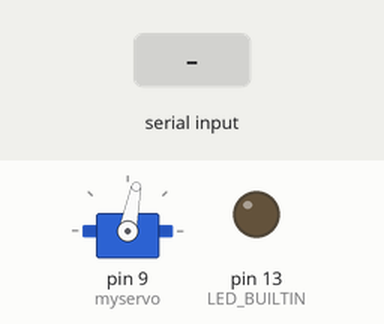
A sketch run on a simulated Arduino Uno, built with avr-gcc and run on an emulated ATmega328P. Parts: servo, output pins drawn as LEDs (lit = HIGH). The test bench sets the inputs (shaded band). What the sketch prints to the serial monitor is not drawn.

Above: at 1.2 s.
1.3 s: "30,150\n" received over Serial
At 1.8 s:
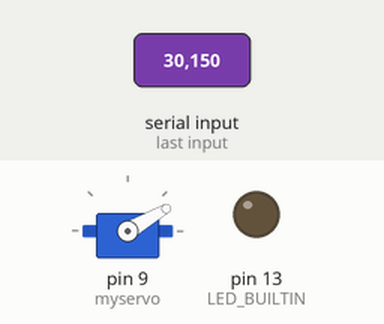
4.3 s: "200\n" received over Serial
At 6.87 s:
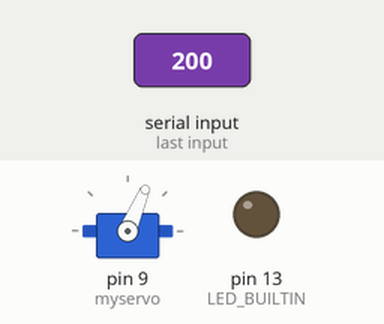
7.3 s: "2\n" received over Serial
At 8.7 s:
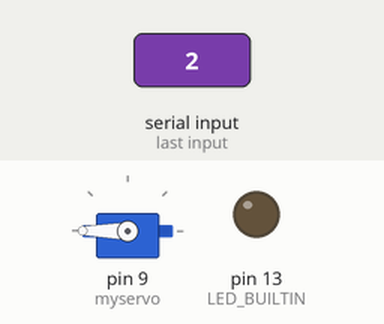
9.0 s: "90,45\n" received over Serial
Timing chart, 0 to 13.0 s (numbered marks = the images above; inputs shaded):
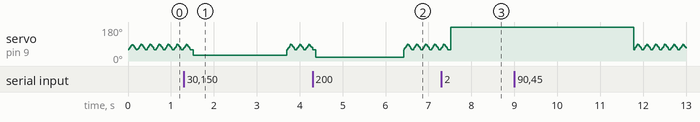

The sketch:

flashing_servo_uno.ino
```cpp
#include <SoftwareSerial.h>

#include <Servo.h>
Servo myservo;
const int redPin = 9;
const int greenPin = 10;
const int bluePin = 11;
int pos = 0;

int color[3];
int colorIndex;
bool resetColorIndex = false;
char temp[20];
SoftwareSerial mySerial(2, 3);

void setup()
{
  // put your setup code here, to run once:
  pinMode(LED_BUILTIN, OUTPUT);
  myservo.attach(9);
  myservo.write(60);
  Serial.begin(9600);
  Serial.println("<Arduino is ready>");
  colorIndex = 0;
}

void loop()
{
  if (resetColorIndex)
  {
    //colorIndex = 0;
    Serial.write("Reset: colorIndex = 0.\r\n");
  }
  if (Serial.available())
  {
    Serial.write("Serial.available()\r\n");
  }
  if (Serial.available() && Serial)
  {
    Serial.write("Serial.available()&& Serial.dtr()\r\n");
  }
  if (Serial.available() > 0 && Serial)
  { // || colorIndex != 0) {//Serial &&
    Serial.println("Hi there, new serial monitor session");
    //char ch = Serial.read();
    //Serial.print(ch, HEX);
    color[colorIndex++] = Serial.parseInt(); //ch;//Serial.read();

    sprintf(temp, "cindex=,%i,%i\r", colorIndex, color[0]);
    Serial.println(temp);
    if (colorIndex == 1)
    { //1

      //       Serial.flush();
      //      analogWrite(redPin, color[0]);
      if (color[0] == 1)
      {
        myservo.write(0);
        delay(2000);
        for (pos = 0; pos <= 75; pos += 1)
        { // goes from 0 degrees to 180 degrees
          // in steps of 1 degree
          myservo.write(pos); // tell servo to go to position in variable 'pos'
          delay(5);           // waits 15ms for the servo to reach the position
        }
        delay(1000);
        Serial.write("ceral detected.\r\n");
      }

      else if (color[0] == 2)
      {
        myservo.write(180);
        delay(2000);
        for (pos = 180; pos <= 75; pos -= 1)
        { // goes from 0 degrees to 180 degrees
          // in steps of 1 degree
          myservo.write(pos); // tell servo to go to position in variable 'pos'
          delay(20);          // waits 15ms for the servo to reach the position
        }
        delay(1000);
        Serial.write("mallow detected.\r\n");
      }

      else if (color[0] == 9)
      {
        myservo.write(90);
        //freeze90 = true;
        Serial.write("RESET.\r\n");
        delay(10000);
        Serial.write("Starting Up.\r\n");
        delay(1000);
      }

      else if (color[0] > 9 || color[0] < 1 && color[0] != 0)
      {
        int mod180 = color[0] % 181;
        myservo.write(mod180);
        //freeze90 = true;
        delay(1000);
        Serial.write(mod180);
      }

      while (Serial.available() > 1)
      {
        int throwaway = Serial.read();
        Serial.write("Throwing away.\r\n");
        /*if( throwaway == 1 || throwaway == 2 ){
          color[colorIndex++] = throwaway;//Serial.read();
        }
        else {
          resetColorIndex = true;
          colorIndex = 0;
        }*/
        Serial.write("Throwing away.\r\n");
      }

      Serial.flush();
      colorIndex = 0;
    }
  }
  else
  {
    //Serial.println("asdf");
    for (pos = 60; pos <= 90; pos += 1)
    { // goes from 0 degrees to 180 degrees
      // in steps of 1 degree
      myservo.write(pos); // tell servo to go to position in variable 'pos'
      delay(3);           // waits 15ms for the servo to reach the position
    }
    for (pos = 90; pos >= 60; pos -= 1)
    {                     // goes from 180 degrees to 0 degrees
      myservo.write(pos); // tell servo to go to position in variable 'pos'
      delay(3);           // waits 15ms for the servo to reach the position
    }
    delay(20);
  }
}

void old_loop()
{
  myservo.write(pos);
  // put your main code here, to run repeatedly:
  digitalWrite(LED_BUILTIN, HIGH);
  move_servo();
  digitalWrite(LED_BUILTIN, LOW);
  pos = 0;
  colorIndex = 0;
  myservo.write(pos);
}

void move_servo()
{
  if (pos == 0)
  {
    myservo.write(0);
    delay(2000);
    for (pos = 0; pos <= 75; pos += 1)
    { // goes from 0 degrees to 180 degrees
      // in steps of 1 degree
      myservo.write(pos); // tell servo to go to position in variable 'pos'
      delay(5);           // waits 15ms for the servo to reach the position
    }
    myservo.write(180);
    delay(2000);
    delay(1000);
  }
  else
  {
    for (pos = 180; pos <= 75; pos -= 1)
    { // goes from 0 degrees to 180 degrees
      // in steps of 1 degree
      myservo.write(pos); // tell servo to go to position in variable 'pos'
      delay(20);          // waits 15ms for the servo to reach the position
    }
    delay(1000);
  }
}
```
